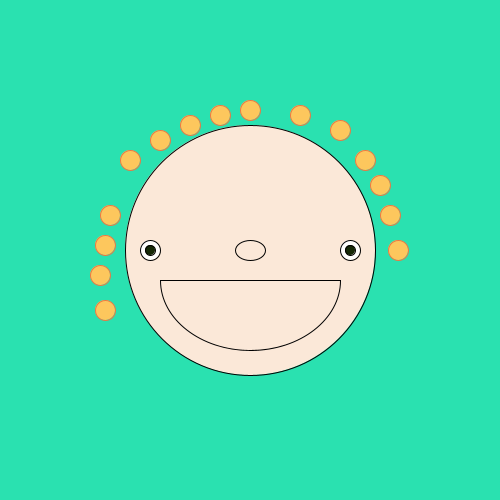
Frame 1 (no input)
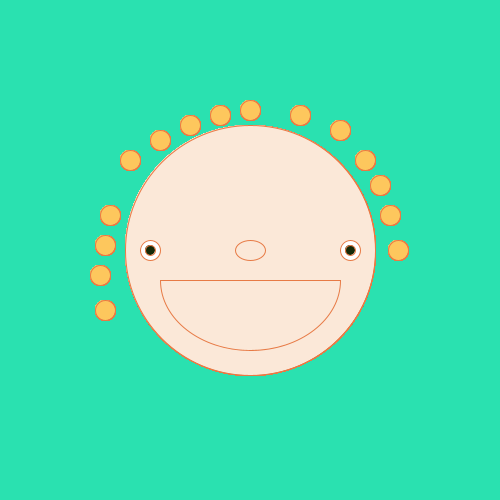
Frame 60 (the mouse pressed at the canvas centre just before this capture)
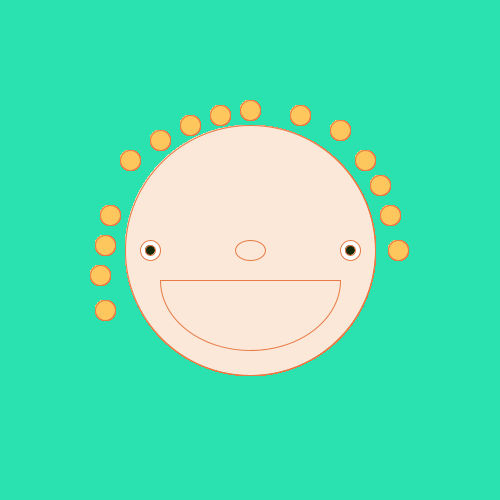
Frame 120 (the mouse held since frame 60 and released just before this capture)

The Processing sketch that drew these frames (run headless with seeded random() and noise(); from frame 60 on, the mouse is pressed at the canvas centre):

// Processing sketch: processing_162302
// ── processing_162302.pde


void setup() {
  size(500, 500);
  background(42, 225, 176);
}



void draw() {
  //head
  fill(251, 232, 216);
  ellipseMode(CENTER);
  ellipse(250, 250, 250, 250);

  //right eye
  fill(255, 255, 255);
  ellipseMode(RADIUS);
  ellipse(150, 250, 10, 10);

  fill(21, 41, 8);
  ellipseMode(RADIUS);
  ellipse(150, 250, 5, 5);

  //left eye
  ellipseMode(RADIUS);
  fill(255, 255, 255);
  ellipse(350, 250, 10, 10);

  fill(21, 41, 8);
  ellipseMode(RADIUS);
  ellipse(350, 250, 5, 5);

  //nose
  ellipseMode(CENTER);
  fill(251, 232, 216);
  ellipse(250, 250, 30, 20);

  //mouth//(arc)

  arc(250, 280, 180, 140, 0, PI, CLOSE);
  fill(243, 74, 74);

  //hair

  fill(253, 199, 93);
  stroke(231, 122, 69);

  ellipseMode(CENTER);
  ellipse(250, 110, 20, 20);

  ellipseMode(CENTER);
  ellipse(220, 115, 20, 20);

  ellipseMode(CENTER);
  ellipse(190, 125, 20, 20);

  ellipseMode(CENTER);
  ellipse(160, 140, 20, 20);

  ellipseMode(CENTER);
  ellipse(130, 160, 20, 20);

  //
  ellipseMode(CENTER);
  ellipse(110, 215, 20, 20);

  ellipseMode(CENTER);
  ellipse(105, 245, 20, 20);
  ellipse(100, 275, 20, 20);

  ellipseMode(CENTER);
  ellipse(105, 310, 20, 20);



  ellipseMode(CENTER);
  ellipse(300, 115, 20, 20);

  ellipseMode(CENTER);
  ellipse(340, 130, 20, 20);

  ellipseMode(CENTER);
  ellipse(365, 160, 20, 20);

  ellipseMode(CENTER);
  ellipse(380, 185, 20, 20);

  ellipseMode(CENTER);
  ellipse(390, 215, 20, 20);

  ellipseMode(CENTER);
  ellipse(398, 250, 20, 20);
}
